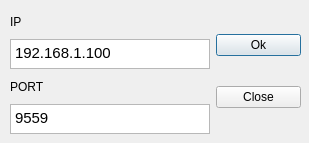
<?xml version="1.0" encoding="UTF-8"?>
<ui version="4.0">
 <class>Dialog</class>
 <widget class="QDialog" name="Dialog">
  <property name="geometry">
   <rect>
    <x>0</x>
    <y>0</y>
    <width>309</width>
    <height>143</height>
   </rect>
  </property>
  <property name="windowTitle">
   <string>IP and Port selection</string>
  </property>
  <widget class="QWidget" name="horizontalLayoutWidget">
   <property name="geometry">
    <rect>
     <x>10</x>
     <y>10</y>
     <width>291</width>
     <height>124</height>
    </rect>
   </property>
   <layout class="QHBoxLayout" name="horizontalLayout">
    <item>
     <layout class="QVBoxLayout" name="verticalLayout">
      <item>
       <widget class="QLabel" name="lbl_ip">
        <property name="maximumSize">
         <size>
          <width>200</width>
          <height>30</height>
         </size>
        </property>
        <property name="text">
         <string>IP</string>
        </property>
       </widget>
      </item>
      <item>
       <widget class="QTextEdit" name="txt_ip">
        <property name="maximumSize">
         <size>
          <width>200</width>
          <height>30</height>
         </size>
        </property>
        <property name="html">
         <string>&lt;!DOCTYPE HTML PUBLIC &quot;-//W3C//DTD HTML 4.0//EN&quot; &quot;http://www.w3.org/TR/REC-html40/strict.dtd&quot;&gt;
&lt;html&gt;&lt;head&gt;&lt;meta name=&quot;qrichtext&quot; content=&quot;1&quot; /&gt;&lt;style type=&quot;text/css&quot;&gt;
p, li { white-space: pre-wrap; }
&lt;/style&gt;&lt;/head&gt;&lt;body style=&quot; font-family:'Ubuntu'; font-size:11pt; font-weight:400; font-style:normal;&quot;&gt;
&lt;p style=&quot; margin-top:0px; margin-bottom:0px; margin-left:0px; margin-right:0px; -qt-block-indent:0; text-indent:0px;&quot;&gt;192.168.1.100&lt;/p&gt;&lt;/body&gt;&lt;/html&gt;</string>
        </property>
       </widget>
      </item>
      <item>
       <widget class="QLabel" name="label_2">
        <property name="maximumSize">
         <size>
          <width>200</width>
          <height>30</height>
         </size>
        </property>
        <property name="text">
         <string>PORT</string>
        </property>
       </widget>
      </item>
      <item>
       <widget class="QTextEdit" name="txt_port">
        <property name="maximumSize">
         <size>
          <width>200</width>
          <height>30</height>
         </size>
        </property>
        <property name="html">
         <string>&lt;!DOCTYPE HTML PUBLIC &quot;-//W3C//DTD HTML 4.0//EN&quot; &quot;http://www.w3.org/TR/REC-html40/strict.dtd&quot;&gt;
&lt;html&gt;&lt;head&gt;&lt;meta name=&quot;qrichtext&quot; content=&quot;1&quot; /&gt;&lt;style type=&quot;text/css&quot;&gt;
p, li { white-space: pre-wrap; }
&lt;/style&gt;&lt;/head&gt;&lt;body style=&quot; font-family:'Ubuntu'; font-size:11pt; font-weight:400; font-style:normal;&quot;&gt;
&lt;p style=&quot; margin-top:0px; margin-bottom:0px; margin-left:0px; margin-right:0px; -qt-block-indent:0; text-indent:0px;&quot;&gt;9559&lt;/p&gt;&lt;/body&gt;&lt;/html&gt;</string>
        </property>
       </widget>
      </item>
     </layout>
    </item>
    <item>
     <layout class="QVBoxLayout" name="verticalLayout_2">
      <item>
       <widget class="QPushButton" name="bt_ok">
        <property name="layoutDirection">
         <enum>Qt::LeftToRight</enum>
        </property>
        <property name="text">
         <string>Ok</string>
        </property>
        <property name="checkable">
         <bool>false</bool>
        </property>
       </widget>
      </item>
      <item>
       <widget class="QPushButton" name="bt_close">
        <property name="text">
         <string>Close</string>
        </property>
       </widget>
      </item>
     </layout>
    </item>
   </layout>
  </widget>
 </widget>
 <resources/>
 <connections/>
</ui>
